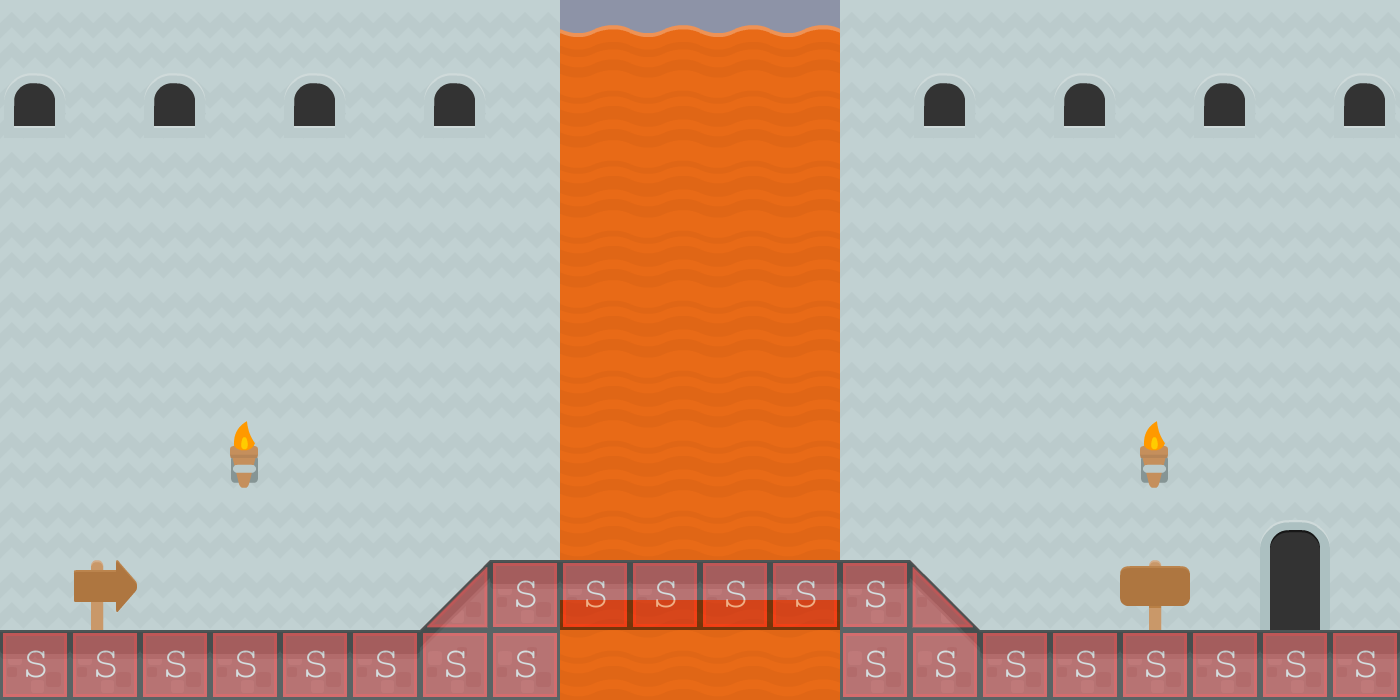

Tiled map render using the project's own tile images. Description and the map definition, with tile-layer contents summarised, below:
An orthogonal 20x10 tile map with 70x70 px tiles, 3 tile layers (background 2, background 1, collision), 2 tilesets and 4 objects (2x BadGuy, Mushroom, levelTrigger).

<map version="1.0" orientation="orthogonal" renderorder="right-down" width="20" height="10" tilewidth="70" tileheight="70" backgroundcolor="#8d93a7">
 <tileset firstgid="1" name="background-tiles" tilewidth="70" tileheight="70">
  <image source="../img/background-tiles.png" width="910" height="910" />
 </tileset>
 <tileset firstgid="170" name="meta-tiles" tilewidth="70" tileheight="70">
  <image source="../img/meta-tiles.png" width="350" height="70" />
  <tile id="1">
   <properties>
    <property name="type" value="lslope" />
   </properties>
  </tile>
  <tile id="3">
   <properties>
    <property name="type" value="rslope" />
   </properties>
  </tile>
  <tile id="4">
   <properties>
    <property name="type" value="solid" />
   </properties>
  </tile>
 </tileset>
 <layer name="background 2" width="20" height="10">
  <data>[200 cells, 200 non-empty, 3 distinct tile ids]</data>
 </layer>
 <layer name="background 1" width="20" height="10">
  <data>[200 cells, 38 non-empty, 13 distinct tile ids]</data>
 </layer>
 <layer name="collision" width="20" height="10" opacity="0.48">
  <properties>
   <property name="type" value="solid" />
  </properties>
  <data>[200 cells, 24 non-empty, 3 distinct tile ids]</data>
 </layer>
 <objectgroup name="EnemyEntities">
  <object name="BadGuy" x="354" y="492" width="696" height="138" />
  <object name="BadGuy" x="488" y="498" width="910" height="130" />
 </objectgroup>
 <objectgroup name="CollectableEntities">
  <object name="Mushroom" x="348" y="566" width="68" height="64" />
 </objectgroup>
 <objectgroup name="collidableEntities">
  <object name="levelTrigger" x="1258" y="502" width="74" height="126">
   <properties>
    <property name="level" value="testLevel03" />
    <property name="xSpawn" value="40" />
    <property name="ySpawn" value="400" />
   </properties>
  </object>
 </objectgroup>
</map>
